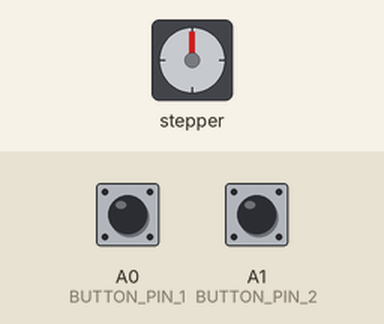
The sketch below on a simulated Arduino Uno, built with avr-gcc and run on an emulated ATmega328P. On the bench: stepper motor. The test bench sets the inputs (shaded band); at power-on: A0 (BUTTON_PIN_1) HIGH, A1 (BUTTON_PIN_2) HIGH. Stepper angles assume 4096 steps per turn.

Above: at 1.2 s.
1.3 s: A0 (BUTTON_PIN_1) pulled LOW for 0.15 s
At 1.52 s:
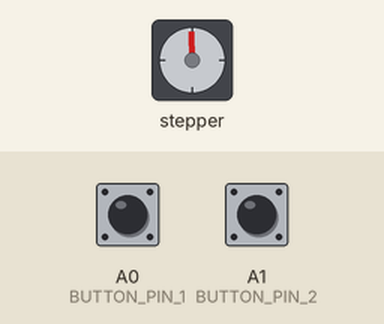
4.3 s: A0 (BUTTON_PIN_1) pulled LOW for 1 s
At 6.5 s:
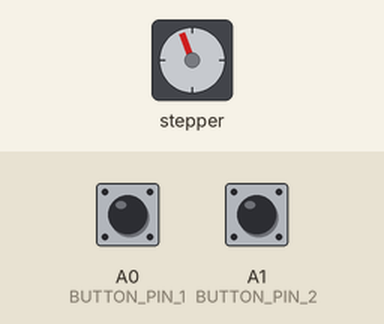
7.3 s: A0 (BUTTON_PIN_1) pulled LOW for 0.15 s
At 7.56 s:
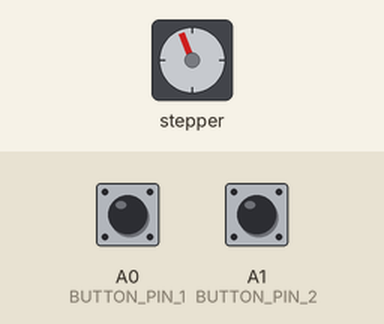
10.3 s: A1 (BUTTON_PIN_2) pulled LOW for 0.15 s
At 10.93 s:
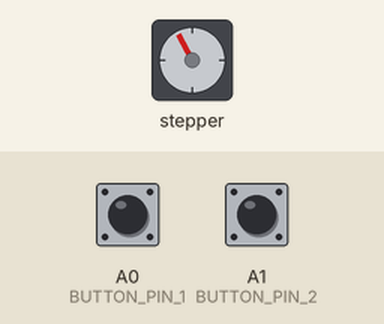
13.3 s: A0 (BUTTON_PIN_1) pulled LOW for 3.2 s
At 13.56 s:
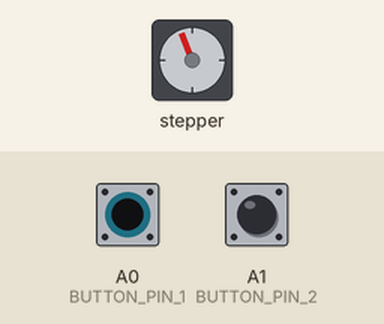
18.0 s: A0 (BUTTON_PIN_1) pulsed LOW 2 times (0.12 s each, 0.3 s apart)
At 21.7 s:
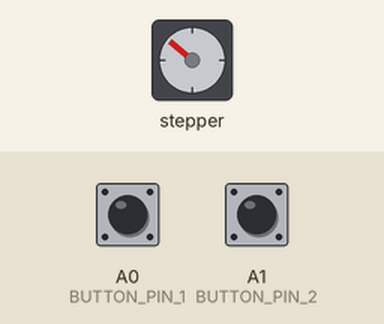
Timing chart, 0 to 22.1 s (numbered marks = the images above; inputs shaded):
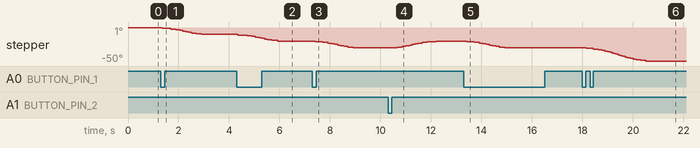

Measured:
- after the input at 1.3 s, stepper: turns 10° counter-clockwise in 1.5 s, starting after 0.05 s
- after the input at 4.3 s, stepper: turns 10° counter-clockwise in 1.6 s, starting after 0.05 s
- after the input at 7.3 s, stepper: turns 10° counter-clockwise in 1.5 s, starting after 0.11 s
- after the input at 10.3 s, stepper: turns 10° clockwise in 1.5 s, starting after 0.36 s
- after the input at 13.3 s, stepper: turns 10° counter-clockwise in 1.5 s, starting after 0.11 s
- after the input at 18.0 s, stepper: turns 20° counter-clockwise in 2.4 s, starting after 0.15 s

The sketch:

turntable.ino
```cpp
// Include the AccelStepper library found here :
// https://github.com/waspinator/AccelStepper
#include <AccelStepper.h>
// Include the Bounce2 library found here :
// https://github.com/thomasfredericks/Bounce2
#include <Bounce2.h>

#define HALFSTEP 8

// Motor pin definitions
#define motorPin1  2     // IN1 on the ULN2003
#define motorPin2  3     // IN2 on the ULN2003
#define motorPin3  4     // IN3 on the ULN2003
#define motorPin4  5     // IN4 on the ULN2003
#define BUTTON_PIN_1 A0  // Step CW
#define BUTTON_PIN_2 A1  // Step CCW

// Initialize with pin sequence IN1-IN3-IN2-IN4 for using the AccelStepper with 28BYJ-48
AccelStepper stepper1(HALFSTEP, motorPin1, motorPin3, motorPin2, motorPin4);

double stepsPerDegree = 4078.0 * 2.0 / 360.0;

Bounce debouncer1 = Bounce();
Bounce debouncer2 = Bounce();

double deltaAngle = 5.0;
double currentAngle = 0.0;

void setup() {
  stepper1.setMaxSpeed(1000.0);
  stepper1.setAcceleration(100.0);
  stepper1.setSpeed(200);

  // Setup the first button with an internal pull-up :
  pinMode(BUTTON_PIN_1,INPUT_PULLUP);
  // After setting up the button, setup the Bounce instance :
  debouncer1.attach(BUTTON_PIN_1);
  debouncer1.interval(50); // interval in ms

   // Setup the second button with an internal pull-up :
  pinMode(BUTTON_PIN_2,INPUT_PULLUP);
  // After setting up the button, setup the Bounce instance :
  debouncer2.attach(BUTTON_PIN_2);
  debouncer2.interval(50); // interval in ms
}

void loop() {
  // Update the Bounce instances :
  debouncer1.update();
  debouncer2.update();

  if ( debouncer1.fell() ) {
    currentAngle -= deltaAngle;
  }
  if ( debouncer2.fell() ) {
    currentAngle += deltaAngle;
  }
  stepper1.moveTo(currentAngle * stepsPerDegree);

  stepper1.run();
}
```
